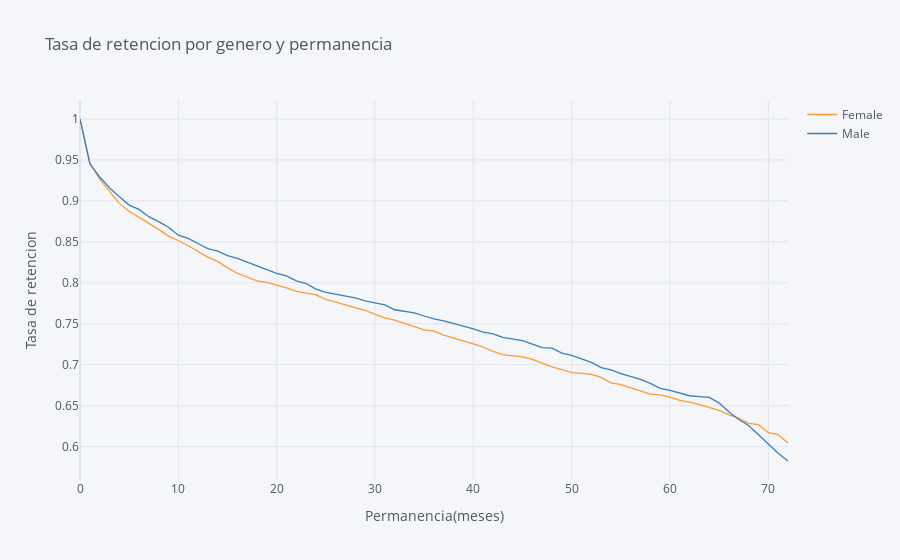

The cell this chart's notebook holds for it:
### Code cell
rates=survival(data, 'gender', 'tenure', 'ChurnBinary')

rates.iplot(kind='line', xTitle='Permanencia(meses)', yTitle='Tasa de retencion',
            title='Tasa de retencion por genero y permanencia')

### Figure 1 — Plotly figure (JSON) as saved in the notebook; plotly's stock layout.template omitted (floating-point values rounded to 4 significant figures)
{"data": [{"line": {"color": "rgba(255, 153, 51, 1.0)", "dash": "solid", "shape": "linear", "width": 1.3}, "mode": "lines", "name": "Female", "text": "", "type": "scatter", "x": [0, 1, 2, 3, 4, 5, 6, 7, 8, 9, 10, 11, 12, 13, 14, 15, 16, 17, 18, 19, 20, 21, 22, 23, 24, 25, 26, 27, 28, 29, 30, 31, 32, 33, 34, 35, 36, 37, 38, 39, 40, 41, 42, 43, 44, 45, 46, 47, 48, 49, 50, 51, 52, 53, 54, 55, 56, 57, 58, 59, 60, 61, 62, 63, 64, 65, 66, 67, 68, 69, 70, 71, 72], "y": [1, 0.9466, 0.9265, 0.9114, 0.8969, 0.8873, 0.88, 0.8727, 0.8652, 0.857, 0.8516, 0.8452, 0.8384, 0.8314, 0.8261, 0.8182, 0.8116, 0.8068, 0.8024, 0.8005, 0.7974, 0.7939, 0.7896, 0.7876, 0.7852, 0.7798, 0.776, 0.773, 0.7695, 0.7665, 0.7615, 0.757, 0.7543, 0.7501, 0.7459, 0.7425, 0.741, 0.7361, 0.7325, 0.7284, 0.7253, 0.7216, 0.7162, 0.7123, 0.7112, 0.7094, 0.7065, 0.7023, 0.6973, 0.6941, 0.6902, 0.6895, 0.6881, 0.6845, 0.6779, 0.6756, 0.6717, 0.6683, 0.6641, 0.6632, 0.6604, 0.6565, 0.6544, 0.6511, 0.6477, 0.6441, 0.6388, 0.6346, 0.6285, 0.6267, 0.617, 0.6147, 0.6042]}, {"line": {"color": "rgba(55, 128, 191, 1.0)", "dash": "solid", "shape": "linear", "width": 1.3}, "mode": "lines", "name": "Male", "text": "", "type": "scatter", "x": [0, 1, 2, 3, 4, 5, 6, 7, 8, 9, 10, 11, 12, 13, 14, 15, 16, 17, 18, 19, 20, 21, 22, 23, 24, 25, 26, 27, 28, 29, 30, 31, 32, 33, 34, 35, 36, 37, 38, 39, 40, 41, 42, 43, 44, 45, 46, 47, 48, 49, 50, 51, 52, 53, 54, 55, 56, 57, 58, 59, 60, 61, 62, 63, 64, 65, 66, 67, 68, 69, 70, 71, 72], "y": [1, 0.9453, 0.9292, 0.9161, 0.9051, 0.8949, 0.8896, 0.8807, 0.8746, 0.8678, 0.8582, 0.8541, 0.848, 0.8418, 0.8386, 0.8333, 0.8297, 0.825, 0.8206, 0.8153, 0.8116, 0.8085, 0.8023, 0.7991, 0.7923, 0.7882, 0.7857, 0.7832, 0.7815, 0.778, 0.7758, 0.773, 0.7671, 0.7647, 0.7633, 0.7595, 0.756, 0.7535, 0.7504, 0.7473, 0.7436, 0.7399, 0.7377, 0.7333, 0.731, 0.7293, 0.7251, 0.7209, 0.7203, 0.714, 0.7115, 0.7069, 0.7028, 0.6965, 0.6936, 0.6891, 0.6852, 0.6821, 0.6771, 0.6712, 0.6686, 0.6649, 0.6621, 0.6611, 0.66, 0.6531, 0.6423, 0.6331, 0.6258, 0.6144, 0.6031, 0.592, 0.5824]}], "layout": {"legend": {"bgcolor": "#F5F6F9", "font": {"color": "#4D5663"}}, "paper_bgcolor": "#F5F6F9", "plot_bgcolor": "#F5F6F9", "title": {"font": {"color": "#4D5663"}, "text": "Tasa de retencion por genero y permanencia"}, "xaxis": {"gridcolor": "#E1E5ED", "showgrid": true, "tickfont": {"color": "#4D5663"}, "title": {"font": {"color": "#4D5663"}, "text": "Permanencia(meses)"}, "zerolinecolor": "#E1E5ED"}, "yaxis": {"gridcolor": "#E1E5ED", "showgrid": true, "tickfont": {"color": "#4D5663"}, "title": {"font": {"color": "#4D5663"}, "text": "Tasa de retencion"}, "zerolinecolor": "#E1E5ED"}}}
